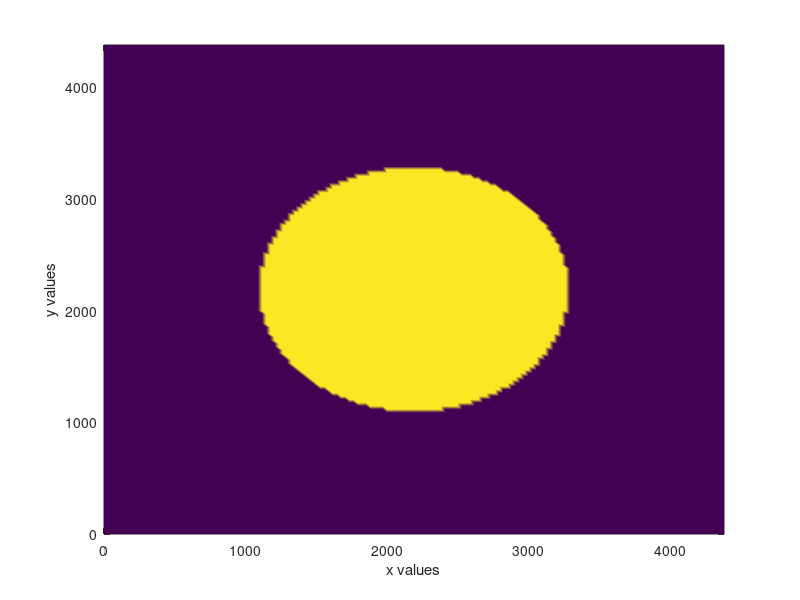
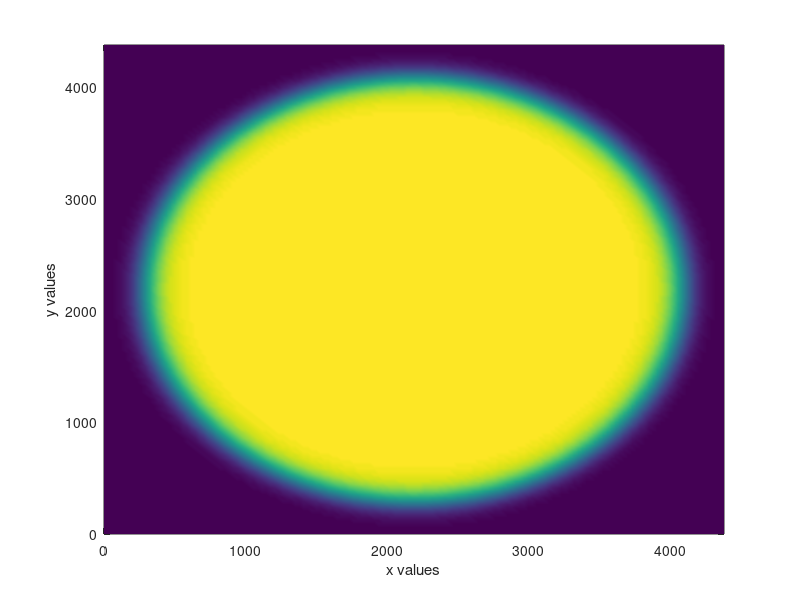

Reproduce these figures in MATLAB, in order. (Note: this script raises an error after producing the figures.)
% Define constants
L_left = 0;
L_right = 4380;
nx = 150;
ny = nx;
dx = (L_right - L_left) / (nx - 1);
dy = dx;
h = dx;

% Define Mesh
x = linspace(L_left, L_right, nx);
y = linspace(L_left, L_right, ny);
[X, Y] = meshgrid(x, y);
M = length(x);

% Time Steps
dt = 1/3;
N_t = 77;       % Total time steps
N_point = nx * ny;    % Total grid points

%% Parameteres 
% free of PINN
D_0_pinn = 764;
r_pinn = 0.6;
K_pinn = 2977;
% free of MLE
D_0_mle = 798;
r_mle = 0.4;
K_mle = 2809;
% fixed
alpha = 1;
beta = 1;
gamma = 1;
eta = 0;

% Initialize the concentration field
U_pinn = zeros(ny,nx);
U_mle = U_pinn;

% Circular initial condition
U_pinn = sqrt((X-L_right/2).^2 + (Y-L_right/2).^2) < 0.25*L_right;
U_mle = U_pinn;
U_pinn = U_pinn*K_pinn;
U_mle = U_mle*K_mle;

% Plot initial condition
figure
pcolor(X, Y, U_pinn); shading interp;
hold on
xlabel('x values');
ylabel('y values');
print('initial_condition',  '-depsc');

% Flatten grid for vectorized operations
U_pinn = U_pinn(:);
U_mle = U_mle(:);

% Define the coefficients for PINN
D_pinn = @(U) D_0_pinn*(U/K_pinn).^eta;
f_pinn = @(U) r_pinn*U.^alpha.*(abs(1-(U/K_pinn)).^gamma).^beta.*sign(1-(U/K_pinn));

% Define the coefficients for MLE
D_mle = @(U) D_0_mle*(U/K_mle).^eta;
f_mle = @(U) r_mle*U.^alpha.*(abs(1-(U/K_mle)).^gamma).^beta.*sign(1-(U/K_mle));

% Construct the finite volume matrices
I = speye(nx * ny);
e = ones(nx, 1);
Lx = spdiags([e -2*e e], [-1 0 1], nx, nx);
Ly = spdiags([e -2*e e], [-1 0 1], ny, ny);

% Apply zero Neumann boundary conditions
Lx(1, 2) = 2; Lx(nx, nx-1) = 2; % Neumann BC
Ly(1, 2) = 2; Ly(ny, ny-1) = 2; % Neumann BC

Dx = kron(I(1:ny, 1:ny), Lx) / dx^2;
Dy = kron(Ly, I(1:nx, 1:nx)) / dy^2;
Lap = Dx + Dy;

% Time stepping loop
U_pinn_total = zeros(N_point*N_t,1);
for n = 1:N_t
    D_U_pinn = D_pinn(U_pinn);
    A_left = I - dt / 2 * spdiags(D_U_pinn, 0, nx * ny, nx * ny) * Lap;
    A_right = I + dt / 2 * spdiags(D_U_pinn, 0, nx * ny, nx * ny) * Lap;

    % Compute the source term at the current time step
    f_U_pinn = f_pinn(U_pinn);
    
    % Compute the right-hand side
    b_pinn = A_right*U_pinn + dt*f_U_pinn;
    
    % Solve the linear system for the next time step
    U_pinn = A_left \ b_pinn;
    U_pinn_total((n - 1) * N_point + 1:n * N_point) = U_pinn;
end

U_mle_total = zeros(N_point*N_t,1);
for n = 1:N_t
    D_U_mle = D_mle(U_mle);
    A_left = I - dt / 2 * spdiags(D_U_mle, 0, nx * ny, nx * ny) * Lap;
    A_right = I + dt / 2 * spdiags(D_U_mle, 0, nx * ny, nx * ny) * Lap;

    % Compute the source term at the current time step
    f_U_mle = f_mle(U_mle);
    
    % Compute the right-hand side
    b_mle = A_right*U_mle + dt*f_U_mle;
    
    % Solve the linear system for the next time step
    U_mle = A_left \ b_mle;
    U_mle_total((n - 1) * N_point + 1:n * N_point) = U_mle;
end
% Plot at final time
figure
U_pinn = reshape(U_pinn, nx, ny);
pcolor(X, Y, U_pinn); shading interp;
xlabel('x values');
ylabel('y values');
print('final_solution','-depsc');

% Create vector of experimental data at all time steps
U_total = zeros(N_point * N_t, 1);
for i = 1:N_t
    U = density(:, :, i);
    U(isnan(U)) = 0;  % Replace NaN values with 0
    U = reshape(U, N_point, 1);
    U_total((i - 1) * N_point + 1:i * N_point) = U;
end
U_mle_total = reshape(U_mle_total,nx*ny*77,1);
time = zeros(77,1);
% Compute error
for i = 1:N_t
    time(i) = i;
    err_pinn(i)=sqrt((sum((U_pinn_total((i - 1) * N_point + 1:i * N_point)-U_total((i - 1) * N_point + 1:i * N_point)).^2))/N_point);
    err_mle(i)=sqrt(sum((U_mle_total((i - 1) * N_point + 1:i * N_point)-U_total((i - 1) * N_point + 1:i * N_point)).^2)/N_point);
end
time = reshape(time,1,77);
plot(time,err_pinn,time,err_mle);
legend('pinn', 'mle')
title('Standard Fisher Model')
xlabel('Time Step');
ylabel('Error');
print('error_Standard1',  '-depsc');

% Calculate AIC & BIC
n = N_point*N_t;        % Number of data points
k = 944; % Number of parameters in the Neural Network
residuals = U_total - U_pinn_total; % Model residuals

% Compute log-likelihood
sigma2 = var(residuals);       % Variance of residuals
logL = -0.5 * n * log(2 * pi * sigma2) - 0.5 * sum(residuals.^2) / sigma2;

% Formula
AIC = 2 * k - 2 * logL;
BIC = k * log(n) - 2 * logL;

% Display results
disp(['AIC: ', num2str(AIC)]);
disp(['BIC: ', num2str(BIC)]);
